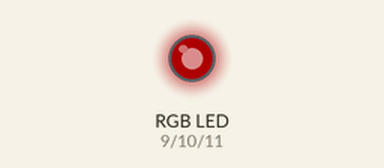
A sketch run on a simulated Arduino Uno, built with avr-gcc and run on an emulated ATmega328P. On the bench: an RGB LED mixed from three pins (HIGH = lit). Dim RGB values are drawn brighter than linear.

Above: at 0.05 s.
At 1.15 s:
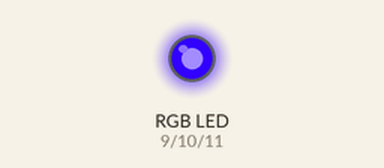
At 1.7 s:
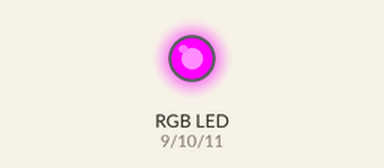
At 2.25 s:
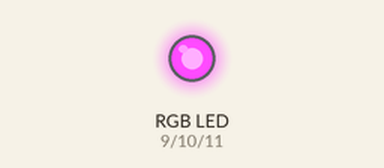
At 3.35 s:
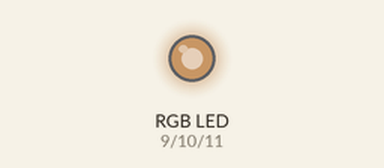
At 4.5 s:
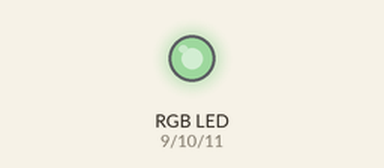
Timing chart, 0 to 5.9 s (numbered marks = the images above):
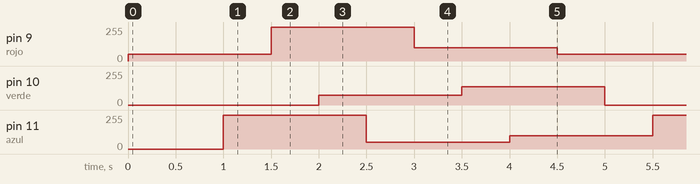

The sketch:

v.3.ino
```cpp
int rojo=9;
int verde=10;
int azul=11;

void setup()
{
  pinMode(rojo,OUTPUT);
  pinMode(verde,OUTPUT);
  pinMode(azul,OUTPUT);
}

void loop()
{
  miColor(50,0,255);//amarillo
  miColor(255,75,50);//celeste
  miColor(100,137,100);//rosado
}

void miColor(int ROJO, int VERDE, int AZUL)
{
  analogWrite(rojo,ROJO);
  delay(500);
  analogWrite(verde,VERDE);
  delay(500);
  analogWrite(azul,AZUL);
  delay(500);
}
```

Measured:
- by itself, pin 9 (rojo): repeats every 4.5 s: 255/255 1.5 s, 100/255 1.5 s, 50/255 1.5 s
- by itself, pin 10 (verde): repeats every 4.5 s: 137/255 1.5 s, 0/255 1.5 s, 75/255 1.5 s
- by itself, pin 11 (azul): repeats every 4.5 s: 50/255 1.5 s, 100/255 1.5 s, 255/255 1.5 s
